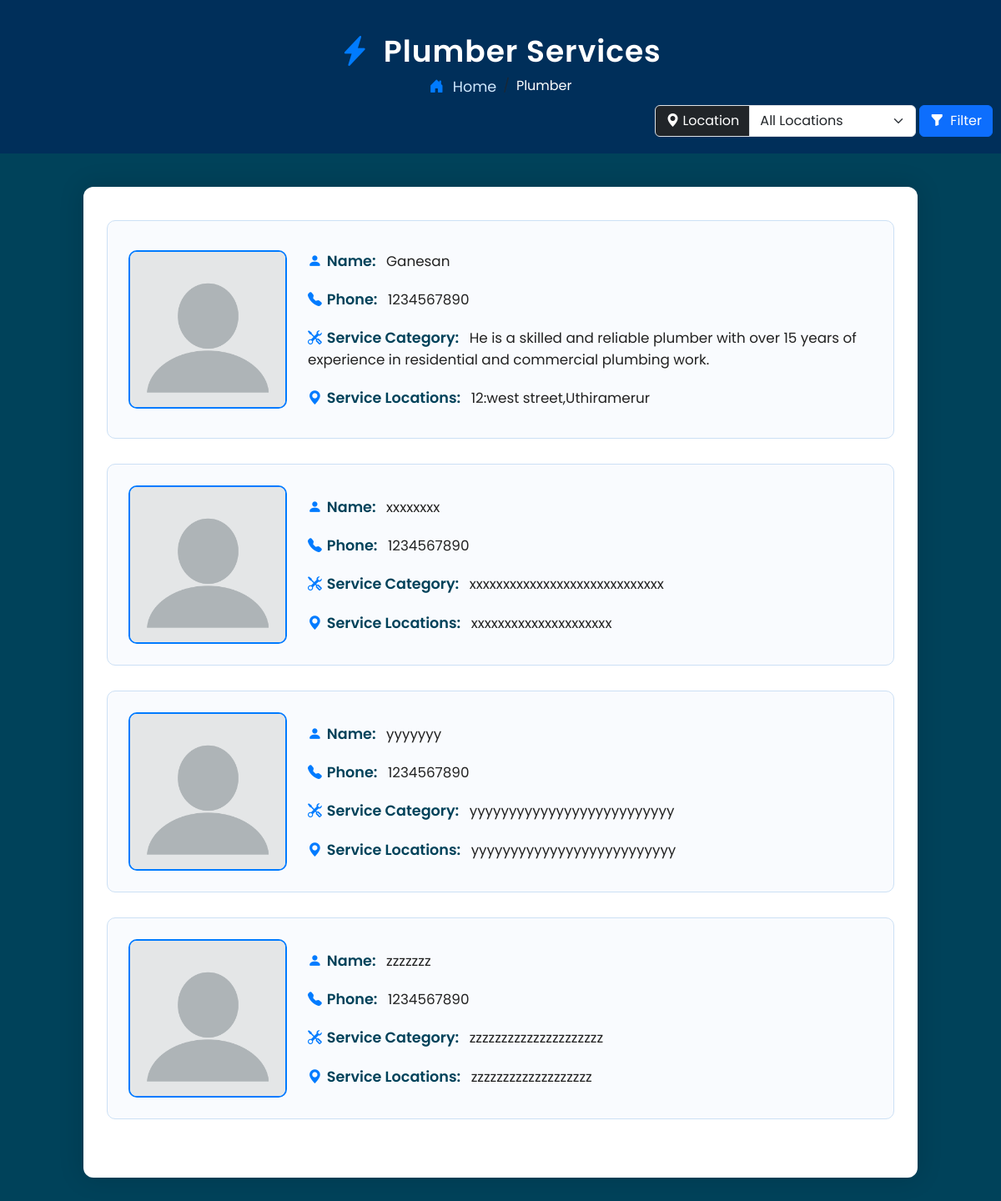
Page /plumber/ on the committed database.
### myapp/models.py (models this page shows, shortened)
class Service(models.Model):
    SERVICE_CHOICES = [
        ('PLUMBER', 'Plumber'),
        ('ELECTRICIAN', 'Electrician'),
        ('CARPENTER', 'Carpenter'),
        ('TV TECH', 'TV Technician'),
    ]
    name = models.CharField(max_length=100)
    service_type = models.CharField(max_length=50, choices=SERVICE_CHOICES)
    description = models.TextField()
    address = models.CharField(max_length=255, blank=True, null=True)
    contact_no = models.CharField(max_length=15, blank=True, null=True)
    created_at = models.DateTimeField(auto_now_add=True)
    updated_at = models.DateTimeField(auto_now=True)

### myapp/views.py (the view)
# urls.py: path('plumber/', views.plumber, name='plumber'),
def plumber(request):
    selected_location = request.GET.get('location', '')
    services = Service.objects.filter(service_type='PLUMBER')
    if selected_location:
        services = services.filter(address__icontains=selected_location)
    locations = Service.objects.filter(service_type='PLUMBER') \
                               .values_list('address', flat=True).distinct()
    return render(request, 'plumber.html', {
        'services': services,
        'locations': locations,
    })

### templates/plumber.html (shortened to what this page needs)
{% load static %}
<!DOCTYPE html>
<html lang="en">
<head>
    <link href="https://cdn.jsdelivr.net/npm/bootstrap@5.3.3/dist/css/bootstrap.min.css" rel="stylesheet">
    <link href="https://cdn.jsdelivr.net/npm/bootstrap-icons@1.10.5/font/bootstrap-icons.css" rel="stylesheet">
    <link rel="stylesheet" href="{% static 'css/plumber.css' %}">
</head>
<body>
    <div class="profile-header">
        <h2><i class="bi bi-lightning-charge-fill icon"></i> Plumber Services</h2>
        <nav aria-label="breadcrumb">
            <ol class="breadcrumb mb-2">
                <li class="breadcrumb-item">
                    <a href="{% url 'homepage' %}">
                        <i class="bi bi-house-door-fill icon"></i> Home
                    </a>
                </li>
                <li class="breadcrumb-item active text-white" aria-current="page">Plumber</li>
            </ol>
            <div class="d-flex justify-content-between align-items-center">
                <form method="get" action="" class="d-flex align-items-center ms-auto">
                    <div class="input-group me-0">
                        <label class="input-group-text bg-dark text-white" for="locationSelect">
                            <i class="bi bi-geo-alt-fill me-1"></i> Location
                        </label>
                        <select name="location" id="locationSelect" class="form-select" style="width: 200px;">
                            <option value="">All Locations</option>
                        </select>
                    </div>
                    <button type="submit" class="btn btn-primary ms-1" style="height: 38px; border-radius: 0.375rem; display: flex; align-items: center; justify-content: center; margin-right: 10px;">
                        <i class="bi bi-funnel-fill me-2"></i> <span>Filter</span>
                    </button>
                </form>
            </div>
        </nav>
    </div>
    <div class="container profile-container">
        <div class="row">
            {% if services %}
                {% for service in services %}
                    <div class="profile-box">
                        <img src="{% static 'images/logo/profile.webp' %}" alt="Profile Picture">
                        <div class="profile-details">
                            <p><i class="bi bi-person-fill icon"></i><span class="label">Name:</span> {{ service.name }}</p>
                            <p><i class="bi bi-telephone-fill icon"></i><span class="label">Phone:</span> {{ service.contact_no }}</p>
                            <p><i class="bi bi-tools icon"></i><span class="label">Service Category:</span> {{ service.description|truncatewords:20 }}</p>
                            <p><i class="bi bi-geo-alt-fill icon"></i><span class="label">Service Locations:</span> {{ service.address }}</p>
                        </div>
                    </div>
                {% endfor %}
            {% else %}
                <p class="no-services"><i class="bi bi-exclamation-circle-fill icon"></i>No plumber services available at the moment.</p>
            {% endif %}
        </div>
    </div>
</body>
</html>

### static/css/plumber.css (style rules this page uses)
body { background-color: #00425A; font-family: 'Poppins', sans-serif; color: #333; }
.profile-header { text-align: center; color: #ffffff; padding: 40px 0 20px 0; background-color: #002f5a; }
.profile-header h2 { font-size: 36px; font-weight: 600; letter-spacing: 1px; }
.breadcrumb { background: transparent; justify-content: center; }
.breadcrumb-item a { color: #d0e9ff; text-decoration: none; font-size: 1.1rem; }
.profile-container { background-color: #ffffff; margin: 40px auto; padding: 40px; border-radius: 12px; max-width: 1000px; box-shadow: 0 0 30px rgba(0, 0, 0, 0.15); animation: fadeIn 1s ease-in-out; }
.profile-box { display: flex; align-items: center; gap: 25px; border: 1px solid #cce0f5; border-radius: 10px; padding: 25px; margin-bottom: 30px; transition: transform 0.3s, box-shadow 0.3s; background-color: #f9fbfe; }
.profile-box img { width: 190px; height: 190px; object-fit: cover; border-radius: 10px; border: 2px solid #007BFF; }
.profile-details { flex: 1; }
.profile-details p { margin: 0; padding: 10px 0; font-size: 1.05rem; color: #222; }
.label { font-weight: 600; margin-right: 8px; color: #00425A; font-size: 1.1rem; }
.icon { color: #007BFF; margin-right: 6px; transition: transform 0.3s ease; }
h2 { font-size: 2rem; font-weight: 600; }

### rows in the picture
Service: name "Ganesan", contact_no "1234567890", description "He is a skilled and reliable plumber with over 15 years of experience in residential and commercial plumbing work.", address "12:west street,Uthiramerur"
Service: name "xxxxxxxx", contact_no "1234567890", description "xxxxxxxxxxxxxxxxxxxxxxxxxxxxx", address "xxxxxxxxxxxxxxxxxxxxx"
Service: name "yyyyyyy", contact_no "1234567890", description "yyyyyyyyyyyyyyyyyyyyyyyyyy", address "yyyyyyyyyyyyyyyyyyyyyyyyyy"
Service: name "zzzzzzz", contact_no "1234567890", description "zzzzzzzzzzzzzzzzzzzzz", address "zzzzzzzzzzzzzzzzzzz"
